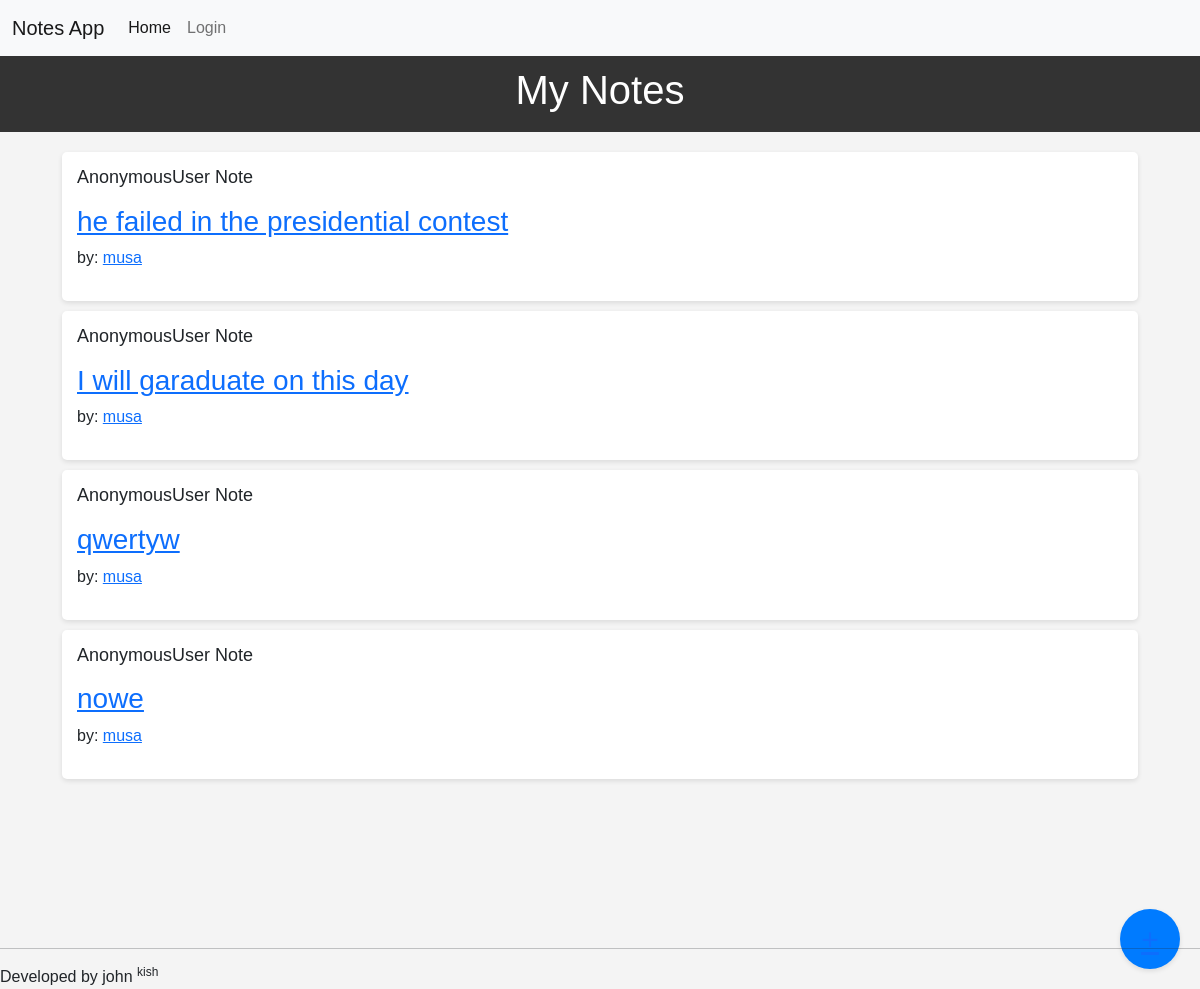
The app's page /notes/ with its own data.
### Notes/models.py (models this page shows, shortened)
class Notes(models.Model):
    title = models.CharField(max_length=100)
    author = models.ForeignKey(User,on_delete=models.CASCADE)
    notes = models.TextField()
    date_created = models.DateField(default=timezone.now)

### Notes/views.py (the view)
# urls.py: path('',NotesList.as_view(),name ='home'),
class NotesList(ListView):
    model = Notes
    context_object_name ='notes'
    template_name = 'Notes/home.html'
    ordering = ['-date_created']

### Notes/templates/Notes/home.html (shortened to what this page needs)
{%extends 'Notes/base.html'%}
{%block content%}
    <header>
        <h1>My Notes</h1>
    </header>
    <div class="container">
        <div class="notes-list">
            {%for note in notes%}
            <div class="note">
                <h2 class="note-title">{{request.user}} Note</h2>
                <p class="note-content">
                    <h3><a href="{%url 'detail' note.pk%}">{{note.notes}}</a></h3>by: <a href="{%url 'detail' note.pk%}">{{note.author}}</a>
                    </p>
            </div>
            {%endfor%}
        </div>
    </div>
    <div class="fab"><a href="{%url 'new-note'%}">+</a></div>
{%endblock%}

### Notes/templates/Notes/base.html (shortened to what this page needs)
{%load static%}
<!doctype html>
<html lang="en">
  <head>
    <link href="https://cdn.jsdelivr.net/npm/bootstrap@5.1.3/dist/css/bootstrap.min.css" rel="stylesheet">
    <link rel="stylesheet" href="{%static 'Products/main.css'%}">
  </head>
  <body>
    <nav class="navbar navbar-expand-lg navbar-light bg-light">
        <div class="container-fluid">
          <a class="navbar-brand" href="{%url 'home'%}">Notes App</a>
          <div class="collapse navbar-collapse" id="navbarSupportedContent">
            <ul class="navbar-nav me-auto mb-2 mb-lg-0">
              <li class="nav-item">
                <a class="nav-link active" aria-current="page" href="{%url 'home'%}">Home</a>
              </li>
              {%if request.user.is_authenticated%}
                <a class="nav-link" href="{%url 'register'%}">Register</a>
                <a class="nav-link" href="{%url 'logout'%}">logout</a>
                <a class="nav-link" href="{%url 'new-note'%}">Add note</a>
              {%else%}
              <li class="nav-item">
                <a class="nav-link" href="{%url 'login'%}">Login</a>
              </li>
              {%endif%}
          </div>
        </div>
      </nav>
      {%block content%} {%endblock%}
      <hr>
      <footer>Developed by john <sup>kish</sup></footer>
  </body>
</html>

### Products/static/Products/main.css (style rules this page uses)
h3 { color: red; }

### Notes/templates/Notes/home.html (style rules this page uses)
body { font-family: Arial, sans-serif; margin: 0; padding: 0; background-color: #f4f4f4; }
header { background: #333; color: #fff; padding: 10px; text-align: center; }
.container { display: flex; flex-direction: column; height: 100vh; }
.notes-list { flex: 1; overflow-y: auto; padding: 20px; }
.note { background: #fff; border-radius: 5px; padding: 15px; margin-bottom: 10px; box-shadow: 0 2px 5px rgba(0, 0, 0, 0.1); }
.note-title { font-size: 18px; margin: 0; }
.note-content { color: #666; }
.fab { position: fixed; bottom: 20px; right: 20px; background: #007bff; color: #fff; border-radius: 50%; width: 60px; height: 60px; display: flex; align-items: center; justify-content: center; box-shadow: 0 2px 5px rgba(0, 0, 0, 0.1); cursor: pointer; font-size: 30px; text-align: center; }

### records on screen
Notes: user "AnonymousUser", notes "he failed in the presidential contest", author "musa"
Notes: user "AnonymousUser", notes "I will garaduate on this day", author "musa"
Notes: user "AnonymousUser", notes "qwertyw", author "musa"
Notes: user "AnonymousUser", notes "nowe", author "musa"
